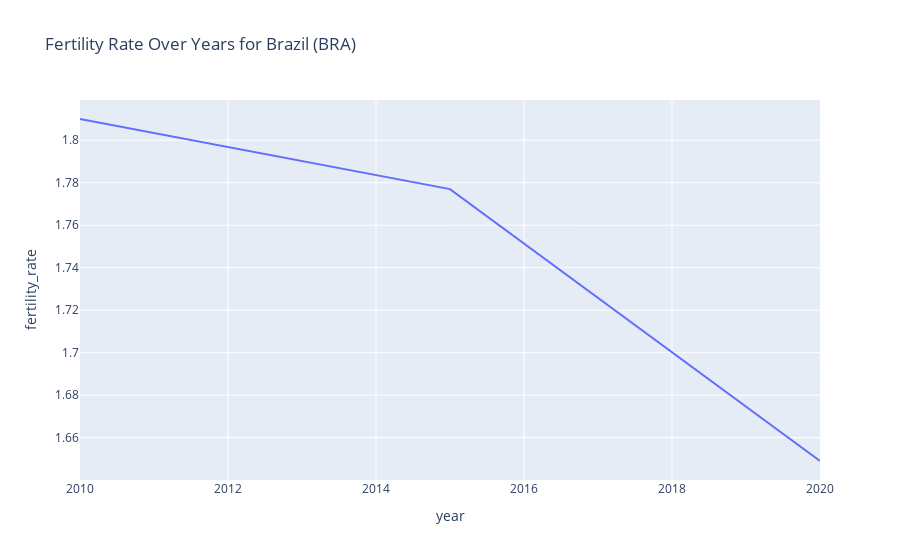

The notebook cell saved with this chart:
### Markdown cell above
## Exercise #7: Interactive Charts and Dashboards with Plotly

By completing this exercise, you will be able to use `plotly` to  
- Create a basic interactive chart  
- Add interactive elements: hover, zoom, and selection tools  
- Design a simple dashboard with multiple charts  

### Basic Interactive Chart

### Code cell
import plotly.express as px

# Filter data for a specific country (Brazil)
bra_data = populations[populations['country_code'] == 'BRA']

# Create an interactive line chart (Fertility Rate Over Years)
fig = px.line(bra_data, x='year', y='fertility_rate', title='Fertility Rate Over Years for Brazil (BRA)')
fig.show();

### Figure 1 — Plotly figure (JSON) as saved in the notebook; plotly's stock layout.template omitted (floating-point values rounded to 4 significant figures)
{"data": [{"hovertemplate": "year=%{x}<br>fertility_rate=%{y}<extra></extra>", "legendgroup": "", "line": {"color": "#636efa", "dash": "solid"}, "marker": {"symbol": "circle"}, "mode": "lines", "name": "", "orientation": "v", "showlegend": false, "type": "scatter", "x": [2010, 2015, 2020], "xaxis": "x", "y": [1.81, 1.777, 1.649], "yaxis": "y"}], "layout": {"legend": {"tracegroupgap": 0}, "title": {"text": "Fertility Rate Over Years for Brazil (BRA)"}, "xaxis": {"anchor": "y", "domain": [0, 1], "title": {"text": "year"}}, "yaxis": {"anchor": "x", "domain": [0, 1], "title": {"text": "fertility_rate"}}}}
